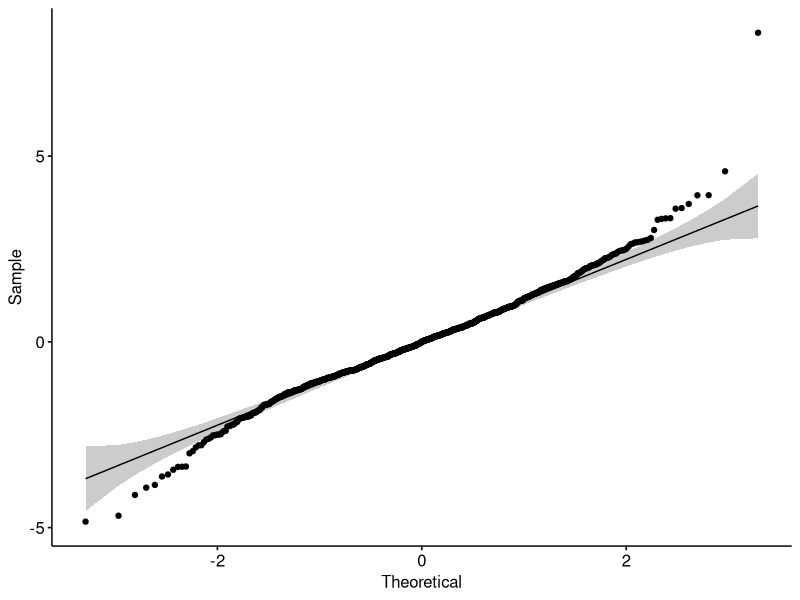
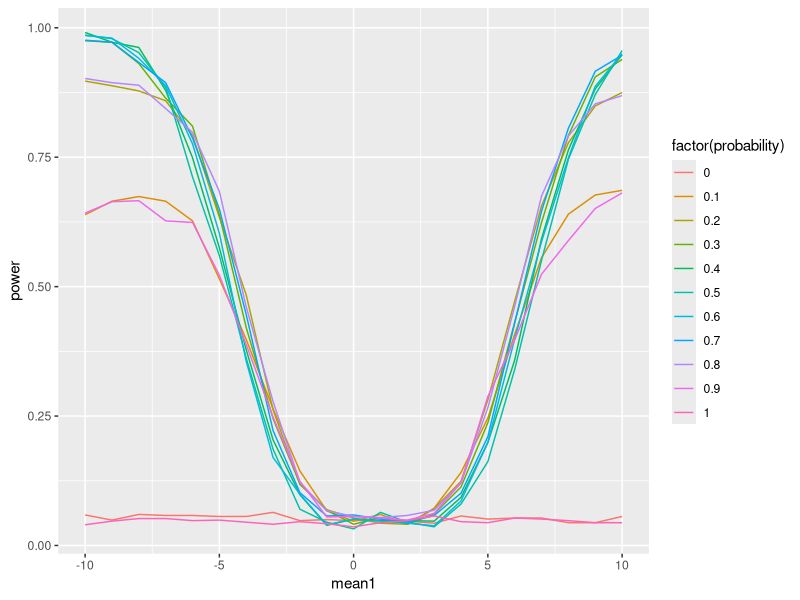
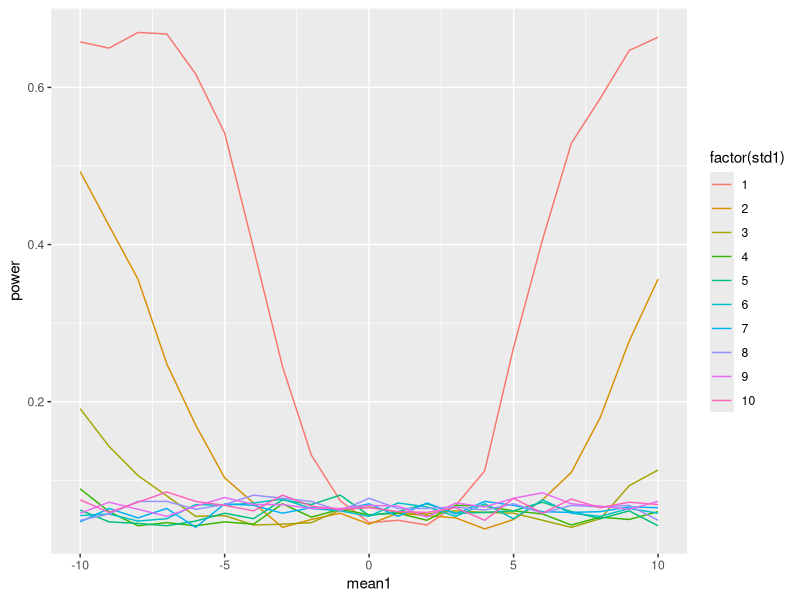
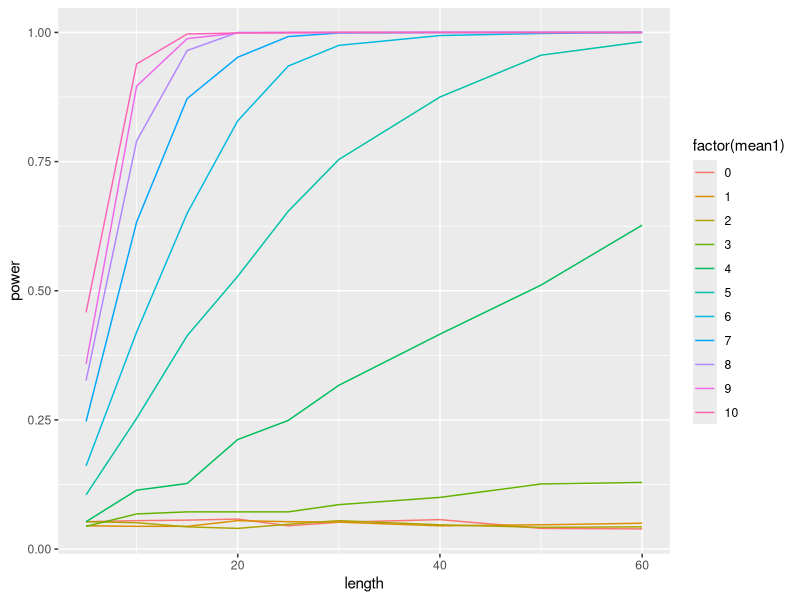
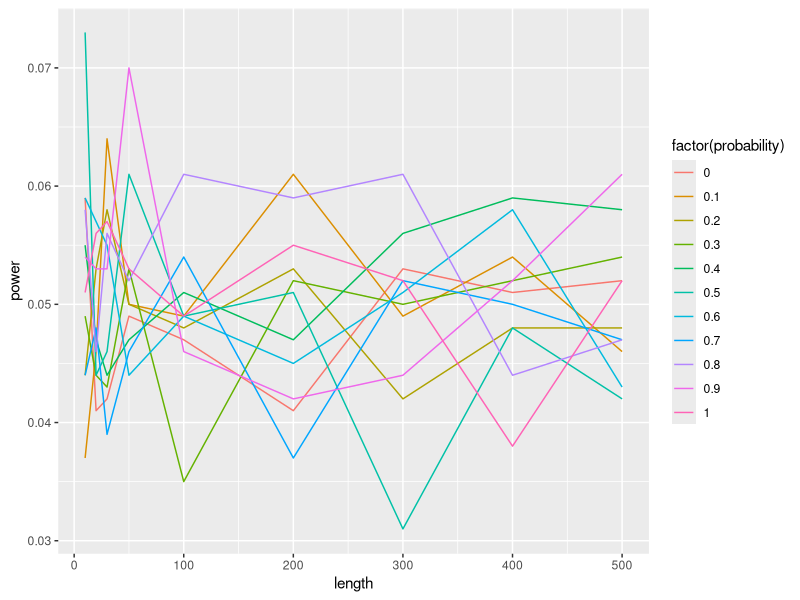

Here is the R script that generated these plots, in order: (Note: a time limit stopped this script after it produced the figures.)
## ---- chunk 1
knitr::opts_chunk$set(echo = TRUE)
## ---- chunk 2
library(ggplot2)
library(dplyr)
rmix <- function(n, family_1, par_1, family_2, par_2, p){
  eval(parse(text = paste0("rozkladzik1 <- r", family_1)))
  eval(parse(text = paste0("rozkladzik2 <- r", family_2)))
  
  index <- sample(c(1,2), n, prob = c(p, 1-p),replace = T)
  
  sample_mix <- c()
  for(i in c(1:n)){
    if(index[i] == 1){
      if(length(par_1) == 2){
      sample_mix[i] <- rozkladzik1(1, par_1[1], par_1[2])
      }
      else if(length(par_1) == 1){
        sample_mix[i] <- rozkladzik1(1, par_1)
      }
    }
    else if(index[i] == 2){
      if(length(par_2) == 2){
        sample_mix[i] <- rozkladzik2(1, par_2[1], par_2[2])
      }
      else if(length(par_2) == 1){
        sample_mix[i] <- rozkladzik2(1, par_2)
      }
    }
  }
  return(sample_mix)
}
## ---- chunk 3
library(ggpubr)
## ---- chunk 4
ggqqplot(rt(1000, 5))
## ---- chunk 5
#================================================================
#ZMIENNE: MEAN1, PROBABILITY (Shapiro)
#================================================================
alpha = 0.05
N = 1000
sample_l = 10
means1 = seq(-10,10, by = 1)
stds1 = 1
means2 = 1
stds2 = 1
prob = seq(0,1,by=0.1)
## ---- chunk 6
#================================================================
#ZMIENNE: MEAN1, STDS1 (Shapiro)
#================================================================
alpha = 0.05
N = 1000
sample_l = 10#c(10,20,30,50,100,200,300,400,500)
means1 = seq(-10, 10, by = 1)
stds1 = seq(1, 10, by = 1)
means2 = 1
stds2 = 1
prob = 0.9
## ---- chunk 7
#================================================================
#ZMIENNE: LENGTH, MEAN1 (Shapiro)
#================================================================
alpha = 0.05
N = 1000
sample_l = c(5,10,15,20,25,30,40,50,60)
means1 = seq(0,10,by=1)
stds1 = 1
means2 = 1
stds2 = 1
prob = 0.7
## ---- chunk 8
#================================================================
#ZMIENNE: LENGTH, PROBABILITY (Shapiro)
#================================================================
alpha = 0.05
N = 1000
sample_l = c(10,20,30,50,100,200,300,400,500)
means1 = 1
stds1 = 1
means2 = 1
stds2 = 1
prob = seq(0,1,by=0.1)
## ---- chunk 9
#================================================================
#ZMIENNE: LENGTH, PROBABILITY (Kołmogorow-Smirnow)
#================================================================
alpha = 0.05
N = 1000
sample_l = seq(1,51,by=5)
means1 = 0
stds1 = 1
means2 = 1
stds2 = 0
prob = seq(0,1,by=0.1)
## ---- chunk 10
#================================================================
#ZMIENNE: LENGTH, MEAN1 (Kołmogorow_Smirnow)
#================================================================
alpha = 0.05
N = 1000
sample_l = seq(1,21,by=2)
means1 = seq(0,2,by=0.2)
stds1 = 0
means2 = 0
stds2 = 1
prob = 0.7
## ---- chunk 11
#================================================================
#ZMIENNE: MEAN1, STDS1 (Kołmogorow-Smirnow)
#================================================================
alpha = 0.05
N = 1000
sample_l = 10#c(10,20,30,50,100,200,300,400,500)
means1 = seq(0, 4, by = 0.2)
stds1 = seq(0, 10, by = 1)
means2 = 0
stds2 = 0
prob = 0.7
## ---- chunk 12
#================================================================
#ZMIENNE: MEAN1, PROBABILITY (Kołmogorow-Smirnow)
#================================================================
alpha = 0.05
N = 1000
sample_l = 10#c(10,20,30,50,100,200,300,400,500)
means1 = seq(0,4, by = 0.2)
stds1 = 0
means2 = 0
stds2 = 0
prob = seq(0,1,by=0.1)
## ---- chunk 13
library(dplyr)
library(tidyr)
library(ggplot2)
library(tseries)
## ---- chunk 14
alpha = 0.05
N = 1000
sample_l = 10#c(10,20,30,50,100,200,300,400,500)
means1 = seq(-10,10, by = 1)
stds1 = 1
means2 = 1
stds2 = 1
prob = seq(0,1,by=0.1)

params = expand.grid(sample_l, means1, stds1, means2, stds2, prob)
#str(params)
names(params) = c("length", "mean1", "std1", "mean2", "std2", "probability")
## ---- chunk 15
glimpse(params)
## ---- chunk 16
set.seed(100)
now <- Sys.time()
powers <- sapply(1:nrow(params), function(p){
  l <- params[p, 1]
  par_1 <- c(params[p, 2],params[p, 3])
  par_2 <- c(params[p, 4], params[p, 5])
  p <- params[p,6]
  p_sim <-sapply(rep(l, N), function(x){
    my_sample <- rmix(l,"norm", par_1, "norm", par_2, p)
    shapiro.test(my_sample)$p.value
  })
  mean(p_sim < alpha)
})
Sys.time() - now
## ---- chunk 17
power_df <- bind_cols(params, power = powers)
## ---- chunk 18
power_df %>% ggplot(aes(x = mean1, 
                        y = power,
                        col = factor(probability))) +
  geom_line()
## ---- chunk 19
alpha = 0.05
N = 1000
sample_l = 10#c(10,20,30,50,100,200,300,400,500)
means1 = seq(-10, 10, by = 1)
stds1 = seq(1, 10, by = 1)
means2 = 1
stds2 = 1
prob = 0.9

params = expand.grid(sample_l, means1, stds1, means2, stds2, prob)
#str(params)
names(params) = c("length", "mean1", "std1", "mean2", "std2", "probability")
#head(params)
#View(params)
## ---- chunk 20
glimpse(params)
## ---- chunk 21
set.seed(100)
now <- Sys.time()
powers <- sapply(1:nrow(params), function(p){
  l <- params[p, 1]
  par_1 <- c(params[p, 2],params[p, 3])
  par_2 <- c(params[p, 4], params[p, 5])
  p <- params[p,6]
  p_sim <-sapply(rep(l, N), function(x){
    my_sample <- rmix(l,"norm", par_1, "norm", par_2, p)
    shapiro.test(my_sample)$p.value
  })
  mean(p_sim < alpha)
})
Sys.time() - now
## ---- chunk 22
power_df <- bind_cols(params, power = powers)
## ---- chunk 23
power_df %>% ggplot(aes(x = mean1, 
                        y = power,
                        col = factor(std1))) +
  geom_line()
## ---- chunk 24
alpha = 0.05
N = 1000
sample_l = c(5,10,15,20,25,30,40,50,60)
means1 = seq(0,10,by=1)
stds1 = 1
means2 = 1
stds2 = 1
prob = 0.7

params = expand.grid(sample_l, means1, stds1, means2, stds2, prob)
#str(params)
names(params) = c("length", "mean1", "std1", "mean2", "std2", "probability")
#head(params)
#View(params)
## ---- chunk 25
glimpse(params)
## ---- chunk 26
set.seed(100)
now <- Sys.time()
powers <- sapply(1:nrow(params), function(p){
  l <- params[p, 1]
  par_1 <- c(params[p, 2],params[p, 3])
  par_2 <- c(params[p, 4], params[p, 5])
  p <- params[p,6]
  p_sim <-sapply(rep(l, N), function(x){
    my_sample <- rmix(l,"norm", par_1, "norm", par_2, p)
    shapiro.test(my_sample)$p.value
  })
  mean(p_sim < alpha)
})
Sys.time() - now
## ---- chunk 27
power_df <- bind_cols(params, power = powers)
## ---- chunk 28
power_df %>% ggplot(aes(x = length, 
                        y = power,
                        col = factor(mean1))) +
  geom_line()
## ---- chunk 29
alpha = 0.05
N = 1000
sample_l = c(10,20,30,50,100,200,300,400,500)
means1 = 1
stds1 = 1
means2 = 1
stds2 = 1
prob = seq(0,1,by=0.1)

params = expand.grid(sample_l, means1, stds1, means2, stds2, prob)
#str(params)
names(params) = c("length", "mean1", "std1", "mean2", "std2", "probability")
#head(params)
#View(params)
## ---- chunk 30
glimpse(params)
## ---- chunk 31
set.seed(100)
now <- Sys.time()
powers <- sapply(1:nrow(params), function(p){
  l <- params[p, 1]
  par_1 <- c(params[p, 2],params[p, 3])
  par_2 <- c(params[p, 4], params[p, 5])
  p <- params[p,6]
  p_sim <-sapply(rep(l, N), function(x){
    my_sample <- rmix(l,"norm", par_1, "norm", par_2, p)
    shapiro.test(my_sample)$p.value
  })
  mean(p_sim < alpha)
})
Sys.time() - now
## ---- chunk 32
power_df <- bind_cols(params, power = powers)
## ---- chunk 33
power_df %>% ggplot(aes(x = length, 
                        y = power,
                        col = factor(probability))) +
  geom_line()
## ---- chunk 34
alpha = 0.05
N = 1000
sample_l = seq(1,51,by=5)
means1 = 0
stds1 = 1
means2 = 1
stds2 = 0
prob = seq(0,1,by=0.1)

params = expand.grid(sample_l, means1, stds1, means2, stds2, prob)
#str(params)
names(params) = c("length", "mean1", "std1", "mean2", "std2", "probability")
#head(params)
#View(params)
## ---- chunk 35
glimpse(params)
## ---- chunk 36
set.seed(100)
now <- Sys.time()
powers <- sapply(1:nrow(params), function(p){
  l <- params[p, 1]
  par_1 <- c(params[p, 2],params[p, 3])
  par_2 <- c(params[p, 4], params[p, 5])
  p <- params[p,6]
  p_sim <-sapply(rep(l, N), function(x){
    my_sample <- rmix(l,"norm", par_1, "norm", par_2, p)
    ks.test(my_sample, "pnorm")$p.value
  })
  mean(p_sim < alpha)
})
Sys.time() - now
## ---- chunk 37
power_df <- bind_cols(params, power = powers)
## ---- chunk 38
power_df %>% ggplot(aes(x = length, 
                        y = power,
                        col = factor(probability))) +
  geom_line()
## ---- chunk 39
alpha = 0.05
N = 1000
sample_l = seq(1,21,by=2)
means1 = seq(0,2,by=0.2)
stds1 = 0
means2 = 0
stds2 = 1
prob = 0.7

params = expand.grid(sample_l, means1, stds1, means2, stds2, prob)
#str(params)
names(params) = c("length", "mean1", "std1", "mean2", "std2", "probability")
#head(params)
#View(params)
## ---- chunk 40
glimpse(params)
## ---- chunk 41
set.seed(100)
now <- Sys.time()
powers <- sapply(1:nrow(params), function(p){
  l <- params[p, 1]
  par_1 <- c(params[p, 2],params[p, 3])
  par_2 <- c(params[p, 4], params[p, 5])
  p <- params[p,6]
  p_sim <-sapply(rep(l, N), function(x){
    my_sample <- rmix(l,"norm", par_1, "norm", par_2, p)
    ks.test(my_sample, "pnorm")$p.value
  })
  mean(p_sim < alpha)
})
Sys.time() - now
## ---- chunk 42
power_df <- bind_cols(params, power = powers)
## ---- chunk 43
power_df %>% ggplot(aes(x = length, 
                        y = power,
                        col = factor(mean1))) +
  geom_line()
## ---- chunk 44
#Pojawiły się problemy przy kompilacji, więc wrzucam zdjęcie z wykonania skryptu
alpha = 0.05
N = 100
sample_l = 10#c(10,20,30,50,100,200,300,400,500)
means1 = seq(0, 4, by = 0.2)
stds1 = seq(0, 10, by = 1)
means2 = 0
stds2 = 0
prob = 0.7

params = expand.grid(sample_l, means1, stds1, means2, stds2, prob)
#str(params)
names(params) = c("length", "mean1", "std1", "mean2", "std2", "probability")
#head(params)
#View(params)
## ---- chunk 45
#glimpse(params)
## ---- chunk 46
#set.seed(100)
#now <- Sys.time()
#powers <- sapply(1:nrow(params), function(p){
#  l <- params[p, 1]
#  par_1 <- c(params[p, 2],params[p, 3])
#  par_2 <- c(params[p, 4], params[p, 5])
#  p <- params[p,6]
#  p_sim <-sapply(rep(l, N), function(x){
#    my_sample <- rmix(l,"norm", par_1, "norm", par_2, p)
#    ks.test(my_sample, "pnorm")$p.value
#  })
#  mean(p_sim < alpha)
#})
#Sys.time() - now
## ---- chunk 47
#power_df <- bind_cols(params, power = powers)
## ---- chunk 48
#power_df %>% ggplot(aes(x = mean1, 
#                        y = power,
#                        col = factor(std1))) +
#  geom_line()
## ---- chunk 49
alpha = 0.05
N = 1000
sample_l = 10#c(10,20,30,50,100,200,300,400,500)
means1 = seq(0,4, by = 0.2)
stds1 = 0
means2 = 0
stds2 = 0
prob = seq(0,1,by=0.1)

params = expand.grid(sample_l, means1, stds1, means2, stds2, prob)
#str(params)
names(params) = c("length", "mean1", "std1", "mean2", "std2", "probability")
#head(params)
#View(params)
## ---- chunk 50
glimpse(params)
## ---- chunk 51
#Analogiczna sytuacja
#set.seed(100)
#now <- Sys.time()
#powers <- sapply(1:nrow(params), function(p){
#  l <- params[p, 1]
#  par_1 <- c(params[p, 2],params[p, 3])
#  par_2 <- c(params[p, 4], params[p, 5])
#  p <- params[p,6]
#  p_sim <-sapply(rep(l, N), function(x){
#    my_sample <- rmix(l,"norm", par_1, "norm", par_2, p)
#    ks.test(my_sample,"pnorm")$p.value
#  })
#  mean(p_sim < alpha)
#})
#Sys.time() - now
## ---- chunk 52
#power_df <- bind_cols(params, power = powers)
## ---- chunk 53
#power_df %>% ggplot(aes(x = mean1, 
#                        y = power,
#                        col = factor(probability))) +
#  geom_line()
